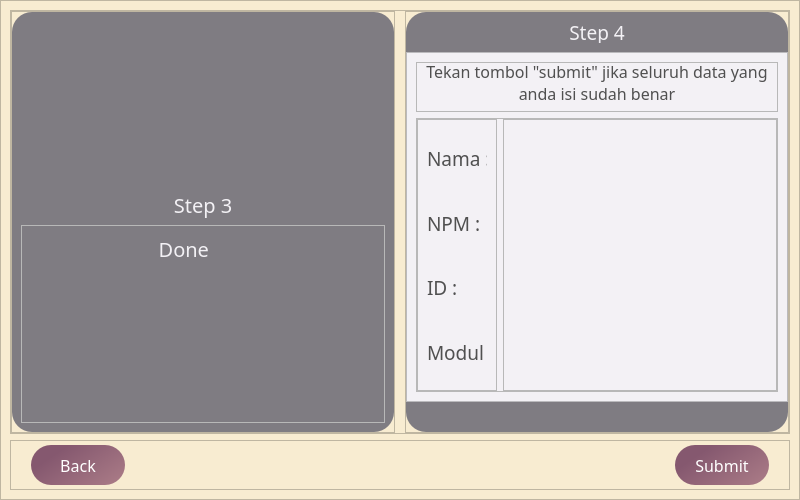
<?xml version="1.0" encoding="UTF-8"?>
<ui version="4.0">
 <class>Dialog</class>
 <widget class="QDialog" name="Dialog">
  <property name="geometry">
   <rect>
    <x>0</x>
    <y>0</y>
    <width>800</width>
    <height>500</height>
   </rect>
  </property>
  <property name="windowTitle">
   <string>Dialog</string>
  </property>
  <layout class="QVBoxLayout" name="verticalLayout">
   <property name="spacing">
    <number>6</number>
   </property>
   <property name="leftMargin">
    <number>0</number>
   </property>
   <property name="topMargin">
    <number>0</number>
   </property>
   <property name="rightMargin">
    <number>0</number>
   </property>
   <property name="bottomMargin">
    <number>0</number>
   </property>
   <item>
    <widget class="QFrame" name="frame">
     <property name="styleSheet">
      <string notr="true">background-color:rgb(248, 236, 209);</string>
     </property>
     <property name="frameShape">
      <enum>QFrame::StyledPanel</enum>
     </property>
     <property name="frameShadow">
      <enum>QFrame::Raised</enum>
     </property>
     <layout class="QVBoxLayout" name="verticalLayout_2">
      <item>
       <widget class="QFrame" name="frame_3">
        <property name="frameShape">
         <enum>QFrame::StyledPanel</enum>
        </property>
        <property name="frameShadow">
         <enum>QFrame::Raised</enum>
        </property>
        <layout class="QHBoxLayout" name="horizontalLayout">
         <property name="spacing">
          <number>10</number>
         </property>
         <property name="leftMargin">
          <number>0</number>
         </property>
         <property name="topMargin">
          <number>0</number>
         </property>
         <property name="rightMargin">
          <number>0</number>
         </property>
         <property name="bottomMargin">
          <number>0</number>
         </property>
         <item>
          <widget class="QFrame" name="frame_5">
           <property name="frameShape">
            <enum>QFrame::StyledPanel</enum>
           </property>
           <property name="frameShadow">
            <enum>QFrame::Raised</enum>
           </property>
           <layout class="QVBoxLayout" name="verticalLayout_5">
            <property name="spacing">
             <number>0</number>
            </property>
            <property name="leftMargin">
             <number>0</number>
            </property>
            <property name="topMargin">
             <number>0</number>
            </property>
            <property name="rightMargin">
             <number>0</number>
            </property>
            <property name="bottomMargin">
             <number>0</number>
            </property>
            <item>
             <widget class="QFrame" name="frame_9">
              <property name="styleSheet">
               <string notr="true">QFrame#frame_9{
background-color:rgb(127, 124, 130);
border-radius:20px;
}</string>
              </property>
              <property name="frameShape">
               <enum>QFrame::StyledPanel</enum>
              </property>
              <property name="frameShadow">
               <enum>QFrame::Raised</enum>
              </property>
              <layout class="QVBoxLayout" name="verticalLayout_7">
               <item>
                <widget class="QLabel" name="label">
                 <property name="font">
                  <font>
                   <family>Tw Cen MT</family>
                   <pointsize>15</pointsize>
                  </font>
                 </property>
                 <property name="styleSheet">
                  <string notr="true">QLabel#label{
background-color: none;
color: rgb(243, 241, 245);
}</string>
                 </property>
                 <property name="text">
                  <string>Step 3</string>
                 </property>
                 <property name="alignment">
                  <set>Qt::AlignBottom|Qt::AlignHCenter</set>
                 </property>
                </widget>
               </item>
               <item>
                <widget class="QFrame" name="frame_10">
                 <property name="styleSheet">
                  <string notr="true">QFrame#frame_10{
background-color: none;
color: rgb(243, 241, 245);
}</string>
                 </property>
                 <property name="frameShape">
                  <enum>QFrame::StyledPanel</enum>
                 </property>
                 <property name="frameShadow">
                  <enum>QFrame::Raised</enum>
                 </property>
                 <layout class="QHBoxLayout" name="horizontalLayout_3">
                  <item>
                   <widget class="QLabel" name="label_2">
                    <property name="font">
                     <font>
                      <family>Tw Cen MT</family>
                      <pointsize>15</pointsize>
                     </font>
                    </property>
                    <property name="styleSheet">
                     <string notr="true">QLabel#label_2{
background-color: none;
color: rgb(243, 241, 245);
}</string>
                    </property>
                    <property name="text">
                     <string>Done</string>
                    </property>
                    <property name="alignment">
                     <set>Qt::AlignRight|Qt::AlignTop|Qt::AlignTrailing</set>
                    </property>
                   </widget>
                  </item>
                  <item>
                   <widget class="QLabel" name="label_3">
                    <property name="maximumSize">
                     <size>
                      <width>160</width>
                      <height>16777215</height>
                     </size>
                    </property>
                    <property name="font">
                     <font>
                      <family>Tw Cen MT</family>
                      <pointsize>15</pointsize>
                     </font>
                    </property>
                    <property name="styleSheet">
                     <string notr="true">QLabel#label_3{
background-color: none;
color: rgb(243, 241, 245);
}</string>
                    </property>
                    <property name="text">
                     <string>&lt;html&gt;&lt;head/&gt;&lt;body&gt;&lt;p&gt;&lt;img src=&quot;:/icon/feather_white/check.svg&quot;/&gt;&lt;/p&gt;&lt;/body&gt;&lt;/html&gt;</string>
                    </property>
                    <property name="alignment">
                     <set>Qt::AlignLeading|Qt::AlignLeft|Qt::AlignTop</set>
                    </property>
                   </widget>
                  </item>
                 </layout>
                </widget>
               </item>
              </layout>
             </widget>
            </item>
           </layout>
          </widget>
         </item>
         <item>
          <widget class="QFrame" name="frame_6">
           <property name="styleSheet">
            <string notr="true"/>
           </property>
           <property name="frameShape">
            <enum>QFrame::StyledPanel</enum>
           </property>
           <property name="frameShadow">
            <enum>QFrame::Raised</enum>
           </property>
           <layout class="QVBoxLayout" name="verticalLayout_3">
            <property name="spacing">
             <number>0</number>
            </property>
            <property name="leftMargin">
             <number>0</number>
            </property>
            <property name="topMargin">
             <number>0</number>
            </property>
            <property name="rightMargin">
             <number>0</number>
            </property>
            <property name="bottomMargin">
             <number>0</number>
            </property>
            <item>
             <widget class="QFrame" name="frame_7">
              <property name="maximumSize">
               <size>
                <width>16777215</width>
                <height>40</height>
               </size>
              </property>
              <property name="styleSheet">
               <string notr="true">QFrame#frame_7{
background-color:rgb(127, 124, 130);
border-top-left-radius:20px;
border-top-right-radius:20px;
}</string>
              </property>
              <property name="frameShape">
               <enum>QFrame::StyledPanel</enum>
              </property>
              <property name="frameShadow">
               <enum>QFrame::Raised</enum>
              </property>
              <layout class="QVBoxLayout" name="verticalLayout_4">
               <item>
                <widget class="QLabel" name="label_4">
                 <property name="font">
                  <font>
                   <family>Tw Cen MT</family>
                   <pointsize>14</pointsize>
                  </font>
                 </property>
                 <property name="styleSheet">
                  <string notr="true">QLabel#label_4{
background-color: none;
color: rgb(243, 241, 245);
}</string>
                 </property>
                 <property name="text">
                  <string>Step 4</string>
                 </property>
                 <property name="alignment">
                  <set>Qt::AlignCenter</set>
                 </property>
                </widget>
               </item>
              </layout>
             </widget>
            </item>
            <item>
             <widget class="QFrame" name="frame_2">
              <property name="styleSheet">
               <string notr="true">QFrame#frame_2{
background-color:rgb(243, 241, 245);
}</string>
              </property>
              <property name="frameShape">
               <enum>QFrame::StyledPanel</enum>
              </property>
              <property name="frameShadow">
               <enum>QFrame::Raised</enum>
              </property>
              <layout class="QVBoxLayout" name="verticalLayout_6">
               <item>
                <widget class="QFrame" name="frame_11">
                 <property name="maximumSize">
                  <size>
                   <width>16777215</width>
                   <height>50</height>
                  </size>
                 </property>
                 <property name="styleSheet">
                  <string notr="true">QFrame#frame_11{
background-color:none;
color:rgb(255, 84, 124);
}</string>
                 </property>
                 <property name="frameShape">
                  <enum>QFrame::StyledPanel</enum>
                 </property>
                 <property name="frameShadow">
                  <enum>QFrame::Raised</enum>
                 </property>
                 <layout class="QVBoxLayout" name="verticalLayout_8">
                  <property name="spacing">
                   <number>0</number>
                  </property>
                  <property name="leftMargin">
                   <number>0</number>
                  </property>
                  <property name="topMargin">
                   <number>0</number>
                  </property>
                  <property name="rightMargin">
                   <number>0</number>
                  </property>
                  <item>
                   <widget class="QLabel" name="label_5">
                    <property name="font">
                     <font>
                      <family>Tw Cen MT</family>
                      <pointsize>12</pointsize>
                     </font>
                    </property>
                    <property name="styleSheet">
                     <string notr="true">QLabel#label_5{
background-color:none;
color:rgb(80, 80, 80);
}</string>
                    </property>
                    <property name="text">
                     <string>Tekan tombol &quot;submit&quot; jika seluruh data yang anda isi sudah benar</string>
                    </property>
                    <property name="alignment">
                     <set>Qt::AlignCenter</set>
                    </property>
                    <property name="wordWrap">
                     <bool>true</bool>
                    </property>
                   </widget>
                  </item>
                 </layout>
                </widget>
               </item>
               <item>
                <widget class="QFrame" name="frame_12">
                 <property name="styleSheet">
                  <string notr="true">QFrame#frame_12{
background-color:none;
color:rgb(255, 84, 124);
}</string>
                 </property>
                 <property name="frameShape">
                  <enum>QFrame::StyledPanel</enum>
                 </property>
                 <property name="frameShadow">
                  <enum>QFrame::Raised</enum>
                 </property>
                 <layout class="QHBoxLayout" name="horizontalLayout_4">
                  <property name="leftMargin">
                   <number>0</number>
                  </property>
                  <property name="topMargin">
                   <number>0</number>
                  </property>
                  <property name="rightMargin">
                   <number>0</number>
                  </property>
                  <property name="bottomMargin">
                   <number>0</number>
                  </property>
                  <item>
                   <widget class="QFrame" name="frame_14">
                    <property name="maximumSize">
                     <size>
                      <width>80</width>
                      <height>16777215</height>
                     </size>
                    </property>
                    <property name="styleSheet">
                     <string notr="true">QFrame#frame_14{
background-color:none;
color:rgb(255, 84, 124);
}</string>
                    </property>
                    <property name="frameShape">
                     <enum>QFrame::StyledPanel</enum>
                    </property>
                    <property name="frameShadow">
                     <enum>QFrame::Raised</enum>
                    </property>
                    <layout class="QVBoxLayout" name="verticalLayout_9">
                     <item>
                      <widget class="QLabel" name="label_6">
                       <property name="font">
                        <font>
                         <family>Tw Cen MT</family>
                         <pointsize>14</pointsize>
                        </font>
                       </property>
                       <property name="styleSheet">
                        <string notr="true">QLabel#label_6{
background-color:none;
color:rgb(80, 80, 80);
}</string>
                       </property>
                       <property name="text">
                        <string>Nama :</string>
                       </property>
                      </widget>
                     </item>
                     <item>
                      <widget class="QLabel" name="label_7">
                       <property name="font">
                        <font>
                         <family>Tw Cen MT</family>
                         <pointsize>14</pointsize>
                        </font>
                       </property>
                       <property name="styleSheet">
                        <string notr="true">QLabel#label_7{
background-color:none;
color:rgb(80, 80, 80);
}</string>
                       </property>
                       <property name="text">
                        <string>NPM : </string>
                       </property>
                      </widget>
                     </item>
                     <item>
                      <widget class="QLabel" name="label_8">
                       <property name="font">
                        <font>
                         <family>Tw Cen MT</family>
                         <pointsize>14</pointsize>
                        </font>
                       </property>
                       <property name="styleSheet">
                        <string notr="true">QLabel#label_8{
background-color:none;
color:rgb(80, 80, 80);
}</string>
                       </property>
                       <property name="text">
                        <string>ID :</string>
                       </property>
                      </widget>
                     </item>
                     <item>
                      <widget class="QLabel" name="label_12">
                       <property name="font">
                        <font>
                         <family>Tw Cen MT</family>
                         <pointsize>14</pointsize>
                        </font>
                       </property>
                       <property name="styleSheet">
                        <string notr="true">QLabel#label_12{
background-color:none;
color:rgb(80, 80, 80);
}</string>
                       </property>
                       <property name="text">
                        <string>Modul :</string>
                       </property>
                      </widget>
                     </item>
                    </layout>
                   </widget>
                  </item>
                  <item>
                   <widget class="QFrame" name="frame_15">
                    <property name="styleSheet">
                     <string notr="true">QFrame#frame_15{
background-color:none;
color:rgb(255, 84, 124);
}</string>
                    </property>
                    <property name="frameShape">
                     <enum>QFrame::StyledPanel</enum>
                    </property>
                    <property name="frameShadow">
                     <enum>QFrame::Raised</enum>
                    </property>
                    <layout class="QVBoxLayout" name="verticalLayout_10">
                     <item>
                      <widget class="QLabel" name="label_9">
                       <property name="font">
                        <font>
                         <family>Tw Cen MT</family>
                         <pointsize>12</pointsize>
                        </font>
                       </property>
                       <property name="styleSheet">
                        <string notr="true">QLabel#label_9{
background-color:none;
color:rgb(80, 80, 80);
}</string>
                       </property>
                       <property name="text">
                        <string/>
                       </property>
                       <property name="wordWrap">
                        <bool>true</bool>
                       </property>
                      </widget>
                     </item>
                     <item>
                      <widget class="QLabel" name="label_10">
                       <property name="font">
                        <font>
                         <family>Tw Cen MT</family>
                         <pointsize>12</pointsize>
                        </font>
                       </property>
                       <property name="styleSheet">
                        <string notr="true">QLabel#label_10{
background-color:none;
color:rgb(80, 80, 80);
}</string>
                       </property>
                       <property name="text">
                        <string/>
                       </property>
                       <property name="wordWrap">
                        <bool>true</bool>
                       </property>
                      </widget>
                     </item>
                     <item>
                      <widget class="QLabel" name="label_11">
                       <property name="font">
                        <font>
                         <family>Tw Cen MT</family>
                         <pointsize>12</pointsize>
                        </font>
                       </property>
                       <property name="styleSheet">
                        <string notr="true">QLabel#label_11{
background-color:none;
color:rgb(80, 80, 80);
}</string>
                       </property>
                       <property name="text">
                        <string/>
                       </property>
                       <property name="wordWrap">
                        <bool>true</bool>
                       </property>
                      </widget>
                     </item>
                     <item>
                      <widget class="QLabel" name="label_13">
                       <property name="font">
                        <font>
                         <family>Tw Cen MT</family>
                         <pointsize>12</pointsize>
                        </font>
                       </property>
                       <property name="styleSheet">
                        <string notr="true">QLabel#label_13{
background-color:none;
color:rgb(80, 80, 80);
}</string>
                       </property>
                       <property name="text">
                        <string/>
                       </property>
                      </widget>
                     </item>
                    </layout>
                   </widget>
                  </item>
                 </layout>
                </widget>
               </item>
              </layout>
             </widget>
            </item>
            <item>
             <widget class="QFrame" name="frame_8">
              <property name="maximumSize">
               <size>
                <width>16777215</width>
                <height>30</height>
               </size>
              </property>
              <property name="styleSheet">
               <string notr="true">QFrame#frame_8{
background-color:rgb(127, 124, 130);
border-bottom-left-radius:20px;
border-bottom-right-radius:20px;
}</string>
              </property>
              <property name="frameShape">
               <enum>QFrame::StyledPanel</enum>
              </property>
              <property name="frameShadow">
               <enum>QFrame::Raised</enum>
              </property>
             </widget>
            </item>
           </layout>
          </widget>
         </item>
        </layout>
       </widget>
      </item>
      <item>
       <widget class="QFrame" name="frame_4">
        <property name="maximumSize">
         <size>
          <width>16777215</width>
          <height>50</height>
         </size>
        </property>
        <property name="frameShape">
         <enum>QFrame::StyledPanel</enum>
        </property>
        <property name="frameShadow">
         <enum>QFrame::Raised</enum>
        </property>
        <layout class="QHBoxLayout" name="horizontalLayout_2">
         <property name="spacing">
          <number>550</number>
         </property>
         <property name="leftMargin">
          <number>20</number>
         </property>
         <property name="topMargin">
          <number>0</number>
         </property>
         <property name="rightMargin">
          <number>20</number>
         </property>
         <property name="bottomMargin">
          <number>0</number>
         </property>
         <item>
          <widget class="QPushButton" name="pushButton">
           <property name="maximumSize">
            <size>
             <width>16777215</width>
             <height>40</height>
            </size>
           </property>
           <property name="font">
            <font>
             <family>Tw Cen MT</family>
             <pointsize>12</pointsize>
            </font>
           </property>
           <property name="styleSheet">
            <string notr="true">QPushButton#pushButton{
background-color:qlineargradient(spread:pad, x1:0.12, y1:0.449, x2:1, y2:1, stop:0 rgba(133, 88, 111, 255), stop:1 rgba(172, 125, 136, 255));
border-top-left-radius:20px;
border-bottom-left-radius:20px;
border-top-right-radius:20px;
border-bottom-right-radius:20px;
color:rgb(255, 255, 255);

}

QPushButton#pushButton:hover{
background-color:qlineargradient(spread:pad, x1:0.0802273, y1:0.375, x2:1, y2:1, stop:0 rgba(172, 125, 136, 255), stop:1 rgba(222, 182, 171, 255));
}

QPushButton#pushButton:pressed{
padding-left:5px;
padding-top:5px;
}</string>
           </property>
           <property name="text">
            <string>Back</string>
           </property>
          </widget>
         </item>
         <item>
          <widget class="QPushButton" name="pushButton_2">
           <property name="maximumSize">
            <size>
             <width>16777215</width>
             <height>40</height>
            </size>
           </property>
           <property name="font">
            <font>
             <family>Tw Cen MT</family>
             <pointsize>12</pointsize>
            </font>
           </property>
           <property name="styleSheet">
            <string notr="true">QPushButton#pushButton_2{
background-color:qlineargradient(spread:pad, x1:0.12, y1:0.449, x2:1, y2:1, stop:0 rgba(133, 88, 111, 255), stop:1 rgba(172, 125, 136, 255));
border-top-left-radius:20px;
border-bottom-left-radius:20px;
border-top-right-radius:20px;
border-bottom-right-radius:20px;
color:rgb(255, 255, 255);

}

QPushButton#pushButton_2:hover{
background-color:qlineargradient(spread:pad, x1:0.0802273, y1:0.375, x2:1, y2:1, stop:0 rgba(172, 125, 136, 255), stop:1 rgba(222, 182, 171, 255));
}

QPushButton#pushButton_2:pressed{
padding-left:5px;
padding-top:5px;
}</string>
           </property>
           <property name="text">
            <string>Submit</string>
           </property>
          </widget>
         </item>
        </layout>
       </widget>
      </item>
     </layout>
    </widget>
   </item>
  </layout>
 </widget>
 <resources>
  <include location="icon.qrc"/>
 </resources>
 <connections/>
</ui>
